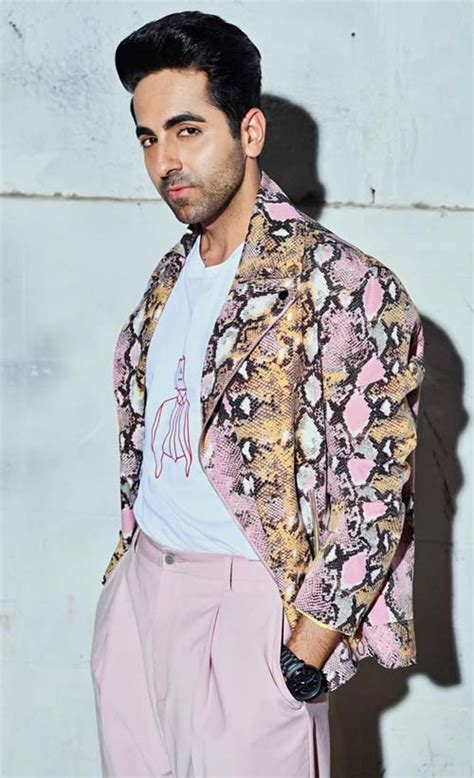
#> input picture model/test_images/Aayushmann_112.jpg, 474 x 778 px, found by its file name
$ jupyter execute --allow-errors 'Celebrity Image Classification.ipynb'   (shell and % lines are left out)
#> lines starting #> are read from the running program, lines starting #| are printed output that depends on the picture
# Celebrity Image Classification
Here, the program would identify the face of 5 celebrities.(***Aysuhmann Khuranna, Leonardo DiCaprio, Rachel Brosnahan, Tapsee Pannu & Will Smith***)<br>
The data has been scrapped from Google Images with help of Fatkun. Chances are that these images might include the celibirty face, and also that of another person. This will need to be sorted out first.<br>
More importantly, OpenCV's haarcascade is used for the purpose of facial recognition. The haarcascade algorithm is collected from the https://github.com/opencv/opencv/tree/master/data/haarcascades .<br>
The Support Vector Machine is used for the facial recognition. The output/accuracy is fair in comparison to what a neural network would give.<br>

Below tasks are done accordingly to complete the project:
1. Gather Data through web scrapping (Fatkun).
2. Using OpenCV for image recognition.
3. Identifying & removing irrelevant or inaccurate images.
4. Feature Engineering (convert the image data to a computer language, so it can be used for Machine Learning) using Wavelets
5. Training the dataset through Machine Learning techniques from scikit-learn libraries.
6. Evaluating the best case ML Techniques and Parameters (Support Vector Machine & Logistic Regression had almost similar results. However, SVM provided slightly better results, so it is preferred here).
7. Saving the Model & Json
8. Creating a Python Flask Server("BackEnd" tasks are done in PyCharm)
9. Creating a webpage(UI) using HTML(Visual Studio Code is used for "FrontEnd" tasks)
10. Deployment of model to production using Amazon Web Services(Amazon EC2 Instance)

## Computer Vision
It involves seeing or sensing a visual stimulus, make sense of what it has seen and also extract complex information that could be used for other machine learning activities.<br>
#### USES::
- Autonomous Vehicles
- Facial Recognition
- Image Seach & Object Recognition
- Robotics
#### OPENCV
It is an opensourced library which has plenty of algorithms for facial recognition.<br>

[cell 1]
import numpy as np
import cv2
import matplotlib
import matplotlib.pyplot as plt

[cell 2]
img = cv2.imread('C:/Users/Acer/Desktop/Prashant/PyCharm/Code/Celebrity Image Classification/model/test_images/Aayushmann_112.jpg')
#> img is the input picture: shape (778, 474, 3); mean B, G, R 175.1, 172.7, 173.5
img.shape
#> Out = (778, 474, 3)

Here the shape represents (X axis, y axis, RGB channels)<br>
RGB channels help to represent the colors in the image

[cell 3]
plt.imshow(img)

Here the image shown is colorful. However, it is not exactly as same as the one in the RAW folder.
Also, the image can be shown in black-white format also.

[cell 4]
gray = cv2.cvtColor(img, cv2.COLOR_BGR2GRAY)
gray.shape
#> Out = (778, 474)

[cell 5]
plt.imshow(gray, cmap='gray')

[cell 6]
face_cascade = cv2.CascadeClassifier('C:/Users/Acer/Desktop/Prashant/PyCharm/Code/Celebrity Image Classification/model/opencv/haarcascades/haarcascade_frontalface_default.xml')
eye_cascade = cv2.CascadeClassifier('C:/Users/Acer/Desktop/Prashant/PyCharm/Code/Celebrity Image Classification/model/opencv/haarcascades/haarcascade_eye.xml')

faces = face_cascade.detectMultiScale(gray, 1.3, 5)
#> faces = [[96, 75, 141, 141]]
faces
#> Out = [[96, 75, 141, 141]]

The array output here represents (X axis, Y axis, Width, Height)<br>
As can be seen from the image, the face starts from 62 on the X-axis, and 65 from the Y-axis.<br>
It has a width & height of 116. That means that it ranges from 62+116 on X-axis, and 65+116 on Y-axis.

[cell 7]
(x, y, w, h) = faces[0]
#> x = 96; y = 75; w = 141; h = 141
x, y, w, h
#> Out = (96, 75, 141, 141)

[cell 8]
face_img = cv2.rectangle(img, (x,y), (x+w, y+h), (255,0,0), 2)
plt.imshow(face_img)

The above code has recognised the face of Leonardo DiCaprio.<br>
`rectangle` is would draw the rectangle on the image `img`, based on the parameter `(x,y), (x+w, y+h)`. The color of rectangle is `(255,0,0)` red, which has a thickness of `2` .

[cell 9]
#below code is availabe in OpenCV portal, for the reference
cv2.destroyAllWindows()

for (x, y, w, h) in faces:
    face_img = cv2.rectangle(img, (x,y), (x+w, y+h), (255, 0, 0), 2)
    roi_gray = gray[y:y+h, x:x+w]
    roi_color = face_img[y:y+h, x: x+w]
    eyes = eye_cascade.detectMultiScale(roi_gray)

    for (ex, ey, ew, eh) in eyes:
        cv2.rectangle(roi_color, (ex, ey), (ex+ew, ey+eh), (0, 255, 0), 2)
#> this loop made 1 pass
#> (x, y, w, h, eyes) on pass 1: (96, 75, 141, 141, [[71, 37, 37, 37], [41, 54, 25, 25]])
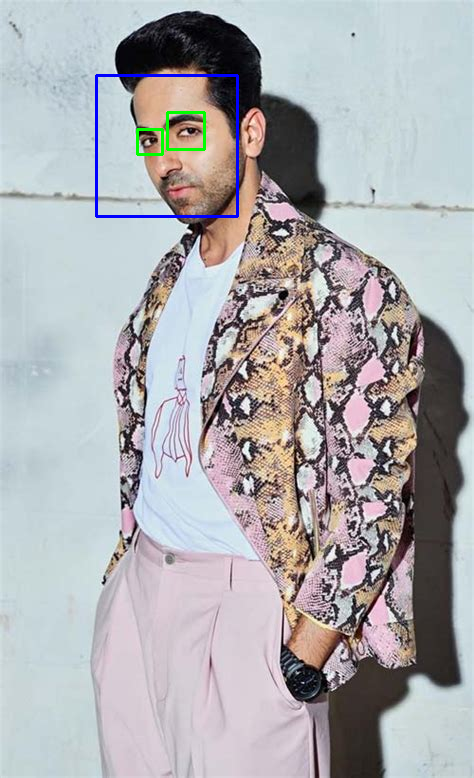
#> img: shape (778, 474, 3); mean B, G, R 175.4, 172.3, 172.5
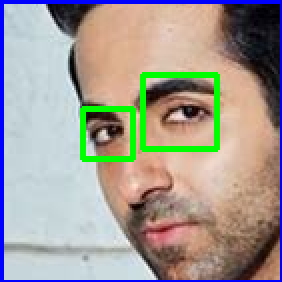
#> roi_color: shape (141, 141, 3) (shown 2 times larger); mean B, G, R 148, 156.1, 162.3

plt.figure()
plt.imshow(face_img, cmap = 'gray')
plt.show()

The above code will recognize the eyes of Leonardo DiCaprio.<br>
While taking in consideration the face, the code will try to figure the eyes on the face. they `ex, ew, ey, eh` are the references for eyes.<br>
There is **for** loop for the rectification of multiple faces.

[cell 10]
plt.imshow(roi_color, cmap = 'gray')

We have with us the image of Leonardo DiCaprio with his two eyes being detected. To make the image processing quicker, a function could be defined which would result to the cropped image with both eyes being discovered.|

[cell 11]
def get_cropped_image_if_2_eyes(image_path):
    img = cv2.imread(image_path)
    gray = cv2.cvtColor(img, cv2.COLOR_BGR2GRAY)
    faces = face_cascade.detectMultiScale(gray, 1.3, 5)
#> faces = [[96, 75, 141, 141]]

    for (x,y,w,h) in faces:
        roi_gray = gray[y:y+h, x:x+w]
        roi_color = img[y:y+h, x:x+w]
        eyes = eye_cascade.detectMultiScale(roi_gray)
        if len(eyes)>=2:
            return roi_color

The above will read the image from `image_path`, then it would convert it to gray with `face_cascade.detectMultiScale`. After that, it will detect the faces, and later eyes from those faces. <br>
The function will only return with faces, if and only if it has detected two or more eyes, i.e. `if len(eyes)>=2`.

[cell 12]
original_image = cv2.imread('C:/Users/Acer/Desktop/Prashant/PyCharm/Code/Celebrity Image Classification/model/test_images/Aayushmann_112.jpg')
plt.imshow(original_image)

[cell 13]
cropped_image = get_cropped_image_if_2_eyes('C:/Users/Acer/Desktop/Prashant/PyCharm/Code/Celebrity Image Classification/model/test_images/Aayushmann_112.jpg')
plt.imshow(cropped_image)

So, as mentioned, the code will return the cropped image, if there are two eyes are detected.

[cell 14]
original_image_2 = cv2.imread('C:/Users/Acer/Desktop/Prashant/PyCharm/Code/Celebrity Image Classification/model/test_images/Aayushmann_112.jpg')
plt.imshow(original_image_2)

[cell 15]
cropped_image_2 = get_cropped_image_if_2_eyes('C:/Users/Acer/Desktop/Prashant/PyCharm/Code/Celebrity Image Classification/model/test_images/leonardo_test_2.jpg')
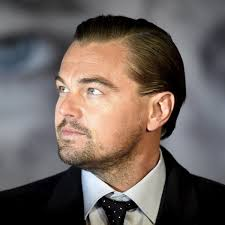
#> input picture model/test_images/leonardo_test_2.jpg, 225 x 225 px, found by its file name
#> in get_cropped_image_if_2_eyes, img is the input picture: shape (225, 225, 3); mean B, G, R 93.1, 98.4, 109.7
#> in get_cropped_image_if_2_eyes (call 2), `gray = cv2.cvtColor(img, cv2.COLOR_BGR2GRAY)`:
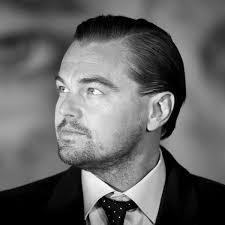
#> gray: shape (225, 225); min 0, max 253, mean 101.1
#> in get_cropped_image_if_2_eyes (call 2), `faces = face_cascade.detectMultiScale(gray, 1.3, 5)`: faces = [[61, 62, 76, 76]]
#> the loop in get_cropped_image_if_2_eyes (call 2), `for (x,y,w,h) in faces:` made 1 pass
#> (x, y, w, h, eyes) on pass 1: (61, 62, 76, 76, [[17, 18, 25, 25]])
#> pass 1, in get_cropped_image_if_2_eyes (call 2), `roi_gray = gray[y:y+h, x:x+w]`:
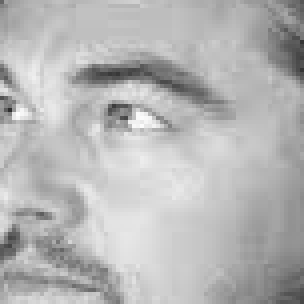
#> roi_gray: shape (76, 76) (shown 4 times larger); min 46, max 253, mean 181.9
#> pass 1, in get_cropped_image_if_2_eyes (call 2), `roi_color = img[y:y+h, x:x+w]`:
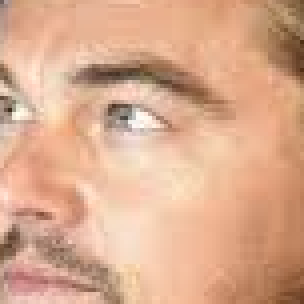
#> roi_color: shape (76, 76, 3) (shown 4 times larger); mean B, G, R 142.1, 170.9, 218.5
cropped_image_2

The above will return NOTHING, as there is only ONE EYE DETECTION

So, now need to move the images which can be cropped, i.e., where the program is able to detect both the eyes.<br>
In order to do so, the ***cropped image*** directory needs to be created, which will store this images, for the further processing.

[cell 16]
path_to_data = "C:/Users/Acer/Desktop/Prashant/PyCharm/Code/Celebrity Image Classification/model/datasets/actual/"
path_to_cr_data = "C:/Users/Acer/Desktop/Prashant/PyCharm/Code/Celebrity Image Classification/model/datasets/cropped/"

[cell 17]
import os
img_dirs = []
for entry in os.scandir(path_to_data):
    if entry.is_dir():
        img_dirs.append(entry.path)

Above will scan the directory, and go through all the sub directory in dataset folder.<br>
The name of those directory will be saved in the `img_dirs`.

[cell 18]
img_dirs

[cell 19]
import shutil
if os.path.exists(path_to_cr_data):
    shutil.rmtree(path_to_cr_data)
os.mkdir(path_to_cr_data)

[cell 20]
path_to_cr_data

The above will first delete the folder if it is existing. And after that, it will create the folder.

[cell 21]
cropped_image_dirs = []
celebrity_file_names_dict = {}


for img_dir in img_dirs:
    count = 1
    celebrity_name = img_dir.split('/')[-1]
    print(celebrity_name)

    celebrity_file_names_dict[celebrity_name] = []

    for entry in os.scandir(img_dir):
        roi_color = get_cropped_image_if_2_eyes(entry.path)
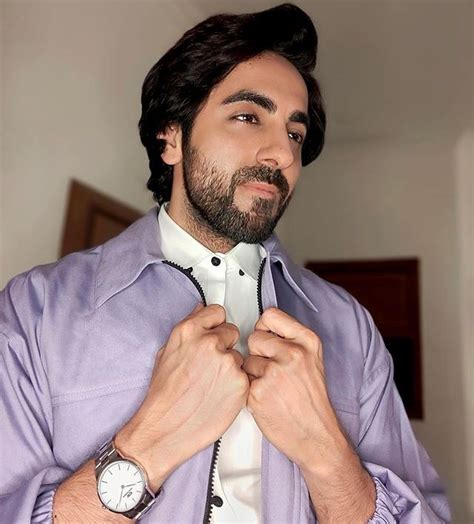
#> input picture model/datasets/actual/ayushman_khurana/Aayushmann_036.jpg, 474 x 524 px
#> in get_cropped_image_if_2_eyes, img is the input picture: shape (524, 474, 3); mean B, G, R 123.6, 128.4, 149.6
#> in get_cropped_image_if_2_eyes (call 3), `gray = cv2.cvtColor(img, cv2.COLOR_BGR2GRAY)`:
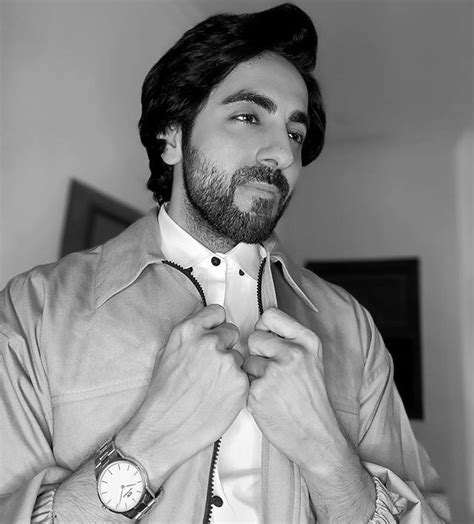
#> gray: shape (524, 474); min 0, max 255, mean 134.2
#> in get_cropped_image_if_2_eyes (call 3), `faces = face_cascade.detectMultiScale(gray, 1.3, 5)`: faces = ()
        if roi_color is not None:
            cropped_folder = path_to_cr_data + celebrity_name
            if not os.path.exists(cropped_folder):
                os.makedirs(cropped_folder)
                cropped_image_dirs.append(cropped_folder)
                print('Name of folder for cropped image: ', cropped_folder)

            cropped_file_name = celebrity_name + str(count) + '.png'
            cropped_file_path = cropped_folder + '/' + cropped_file_name

            cv2.imwrite(cropped_file_path, roi_color)
            celebrity_file_names_dict[celebrity_name].append(cropped_file_path)
            count += 1

[cell 22]
celebrity_file_names_dict = {}
for img_dir in cropped_image_dirs:
    celebrity_name = img_dir.split('/')[-1]
    file_list = []
    for entry in os.scandir(img_dir):
        file_list.append(entry.path)
    celebrity_file_names_dict[celebrity_name] = file_list
# celebrity_file_names_dict

[cell 23]
celebrity_name

After creation of the folders, the cropped image is now an in the folders. However, there are some images which are not accurate, that needs to be deleted manually.<br>
This is because Python can not process automation for that. This is were the human interferance is required. So, inorder to complete the data cleaning process, the images which are blurred, or are of other person, which are irrelevant, needs to be cleaned/deleted before we process further with the program.

## Feature Engineering

### PREREQUISITES
An image can be processed in two forms, **1> spatial domain(i.e., x-y axis) & 2> frequency domain(waveforms).<br>**
Here, the image needs to be transformed into frequecy domain, i.e., it would assume the whites & blacks in the image, and store the information in the form of sinusodial waveform. This waveform, represents the image.
However, as the image processing is requires the detailed approach, it becomes difficult to utilize the Fourier Transform. The more useful Wavelet Transform will be used to process the image.<br>
In order for machine to understand the image, the image is processed through Wavelet Transform. Wavelet transform is more advance than that of Fourier Transform.
The transformation will sepreate out the image wave form, to different frequecnies, which will give back the more truer waveform. <br>To simplify, the Fourier Transformation will give back more the original frequecny that that of the image. The original frequecy here is (zeros, and ones). The waveform with zero will represent the *blacks* and ones will represents the *whites*.

### The Idea of Wavelets
Wavelets comes as a solution to the lack of Fourier Transformation.<br>
Fourier Transformation is the dot product between real signal and various frequency of sine wave.<br>
We get a stats of frequency but we don't know when that "frequecny" happen, we lost the time resolution of the real signal.<br><br>

To get both the frequency and time resolution we can be dividing the original signal into the several parts and apply Fourier Transformation to each part. This is called **Short Term Fourier Transformation**. When applied to partial signal, the Frequency it can catch is just **n/2** where n is the length of partial signal assuming the duration of partial signal is 1 second.<br>

where,
- $\psi$  is so called mother wavelet,
- ${\displaystyle a}$ a denotes wavelet dilation,
- ${\displaystyle b}$ denotes time shift of wavelet and
- ${\displaystyle *}$ symbol denotes complex conjugate.
In short, the frequency below 1Hz can not be detected through Short Term Fourier Transformation.<br>
So, we need a bigger window to cath low frequency and smaller window for higher frequency and That is the idea behind Wavelets.<br>

#### Wavelets
In wavelets, the target of the bigger window is a lower frequecny. This is similar to the Fourier Transformation, because we do dot product between the real signal and some wave form.<br>
**The Wavelet translation is how far we can "slide" the window from the starting point.**<br>
**Fourier Transformation can only have 1 type of transformation, but Wavelet Transformation can have many kinds of transformation.**(possibilities are infinite)
#### Classes of Wavelet Transform
1. Continous Wavelet Transformation(CWT):
CwT is a wavelet trasnformation where we can **set the scale and translate the aribitory**.
ex. **Morlet Wavelets, Meyer Wavelets, Mexican Hat Wavelets**.
CWT will often generate a scaleogram
2. Discrete Wavelet Transformation(DWT):
DWT is a kind of wavelets which **restricts the value of scale and aribitory.** The restriction is in the increasing power of 2(a=1,2,4,8,..) and translation is the integer (b=1,2,3,4,...)
- ex. **Haar Wavelets, Daubechis Wavelets**(it has a FATHER Wavelets, which determines the scaling)

#### Simplifying the above:::
So wavelets are a type of **“orthogonal transform”**. Orthogonal transforms include variants of Fourier transforms and its cousins. They are “orthogonal” because they involve in ***“infinite summation”*** of orthogonal functions. In a **Fourier transform these are sine, cosine or complex exponential functions.**<br>

*The feature of orthogonality allows terms of unequal indices to cancel out in the calculation process of finding the transform which radically simplifies the calculation of an “infinite sum” from being horribly and impractically infinite to merely tractably infinite which calculus handles easily.<br>*

A wavelet is just a type of orthogonal function. **But the nature of a wavelet means there is no one unique function that can be used, unlike trig-based Fourier transforms**. ***Each valid orthogonal function that is “wavelet-like” is called a “mother wavelet”.<br>***

For wavelets - there are multiple orthogonal “mother” wavelet functions and each type could have an advantage in some way ranging for representation accuracy/power, economics of use or simplicity of calculation.<br>

[cell 24]
#Reference: STACKOVERFLOW
import pywt #py wavelet transform library
import cv2

def w2d (img, mode='haar', level=1):
#> called with mode = 'db1', level = 5
    imArray =img
    #Datatype conversions
    #convert to grayscale
    imArray = cv2.cvtColor(imArray, cv2.COLOR_BGR2GRAY)
    #convert float
    imArray = np.float32(imArray)
    imArray /= 255;
    #compute co-efficients
    coeffs = pywt.wavedec2(imArray, mode, level = level)

    #Process co-efficinets
    coeffs_H = list(coeffs)
    coeffs_H[0] *= 0;

    #reconstruction
    imArray_H = pywt.waverec2(coeffs_H, mode);
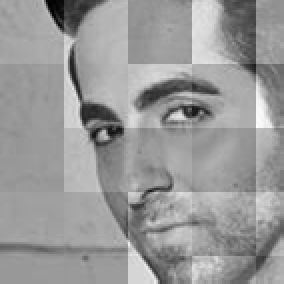
#> imArray_H: shape (142, 142) float32 (shown 2 times larger); min -0.737, max 0.489, mean 0.000587; drawn with min black and max white
    imArray_H *= 255;
    imArray_H = np.uint8(imArray_H)
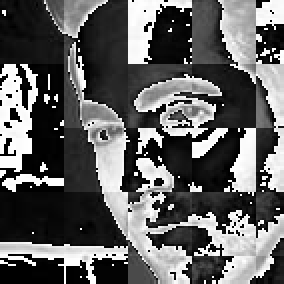
#> imArray_H: shape (142, 142) (shown 2 times larger); min 0, max 255, mean 96.5

    return imArray_H

[cell 25]
im_har = w2d(cropped_image, 'db1', 5)
plt.imshow(im_har, cmap = 'gray')

Now, to be more accurate with the data, and to acheive higher accuracy, the raw image (i.e., cropped_image) and the wavelet transform image(i.e., im_har) will need to be stacked vertically together.

[cell 26]
class_dict = {}
count = 0
for celebrity_name in celebrity_file_names_dict.keys():
    class_dict[celebrity_name] = count
    count = count + 1
#> this loop made 0 passes
#> after the loop, class_dict = 0 items; count = 0
class_dict
